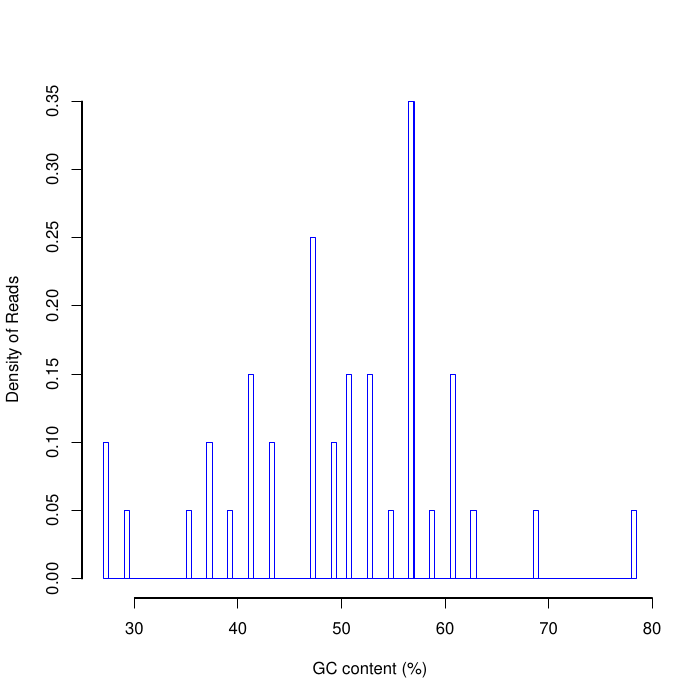

Write the R code that produced this figure.
pdf("output.GC_plot.pdf")
gc=rep(c(60.78,41.18,47.06,56.86,29.41,27.45,37.25,78.43,58.82,50.98,49.02,62.75,68.63,54.90,52.94,35.29,43.14,39.22),times=c(3,3,5,7,1,2,2,1,1,3,2,1,1,1,3,1,2,1))
hist(gc,probability=T,breaks=100,xlab="GC content (%)",ylab="Density of Reads",border="blue",main="")
dev.off()
